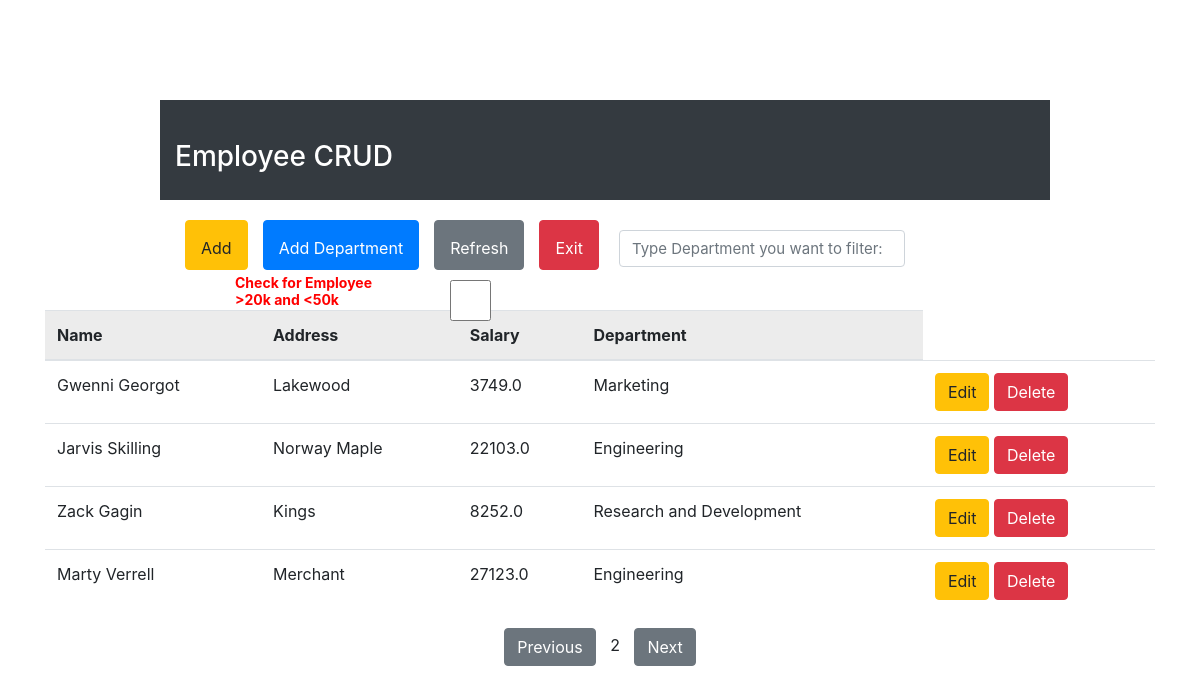
/emp/?page=2, run on the app's committed database.
### account/models.py (models this page shows, shortened)
class Employee(models.Model):
    class Meta:
        db_table = 'employee'
    emp_id = models.CharField(primary_key=True, unique=True, max_length=10)
    name = models.CharField("Name", max_length=240)
    emp_department = models.ForeignKey(Department, on_delete=models.CASCADE , related_name='department_name')
    salary = models.FloatField()
    address = models.TextField(max_length=20)
    DOJ = models.DateField("doj", auto_now_add=True)

class Department(models.Model):
    class Meta:
        db_table = "department"
    id = models.CharField(unique=True, primary_key=True, max_length=10)
    department = models.CharField(unique=True, max_length=50)

### account/views.py (the view, shortened to what this page needs)
# urls.py: path('emp/', views.saveEmp),
def saveEmp(request):
    data = Employee.objects.all()
    dept_obj = Department.objects.all()
    data = getPages(request, data,4)
    return render(request,'./account/emp_index.html',{ "data":data, "dept_obj":dept_obj})

### account/views.py (called while the page is built)
def getPages(request, OBJECT, pageNum):
    p = Paginator(OBJECT, pageNum)
    page_number = request.GET.get('page')
    try:
        page_obj = p.get_page(page_number)
    except PageNotAnInteger:
        page_obj = p.page(1)
    except EmptyPage:
        page_obj = p.page(p.num_pages)
    return page_obj

### account/templates/account/emp_index.html (shortened to what this page needs)
<!DOCTYPE html>
<html lang="en" dir="ltr">
<head>
  <link rel="stylesheet" href="https://cdn.jsdelivr.net/npm/bootstrap@4.3.1/dist/css/bootstrap.min.css">
</head>
<body>
  <div class="container">
    <div class="header">
      <div class="bg-dark">
        <h3 class="text text-white ml-1.5">Employee CRUD</h3>
      </div>
      <div class="Actions col">
        <h2 class="row">
          <button type="button" id="dataAdder" class="btn btn-warning">Add</button>
          <button type="button" id="dataAdderD" class="btn btn-primary">Add Department</button>
          <button type="button" class="btn btn-secondary" onClick="window.location.reload(true)">Refresh</button>
          <button type="button" class="btn btn-danger" onClick="window.location.href='/'">Exit</button>
          <span>
          <input type="text" class="search text-sm form-control" name="seachBy" id="DeptSearcher" placeholder="Type Department you want to filter: " onkeyup = "myFunctionSearch()">
          </span>
          <span id="cheker" class="row">
            <label for="Employee_5000" class="col-md-7">Check for Employee >20k and <50k </label>
            <input type="checkbox" id="Employee_5000" class="form-control col-md-4" name="employeeChecker" value="" onclick="getValueGT20k_LT_50k()">
          </span>
        </h2>
      </div>
    </div>
    <div class="content">
      <table class="table">
        <thead class="table-active">
          <tr>
            <th scope="col">Name</th>
            <th scope="col">Address</th>
            <th scope="col">Salary</th>
            <th scope="col">Department</th>
          </tr>
        </thead>
        <tbody>
          {% for df in data.object_list %}
          <tr class="EmployeeData">
            <td scope='row'>{{ df.name }}</td>
            <td>{{ df.address }}</td>
            <td class="EmpSalary">{{ df.salary }}</td>
            <td class="EmployeeDept">{{ df.emp_department.department }}</td>
            <td>
              <a href="/emp/edit/{{ df.emp_id }}/" class="btn btn-warning"><span class="glyphicon glyphicon-pencil" >Edit</span></a>
              <a href="/emp/delete/{{ df.emp_id }}/" class="btn btn-danger">Delete</a>
            </td>
          </tr>
          {% endfor %}
        </tbody>
      </table>
      <center>
        {%if data.has_previous %}
        <a href="?page={{data.previous_page_number}}" class="btn btn-secondary">Previous</a>
        {% endif %}
        <span style="padding:10px;">{{data.number}}</span>
        {%if data.has_next %}
        <a href="?page={{data.next_page_number}}" class="btn btn-secondary"> Next</a>
        {% endif %}
      </center>
    </div>
  </div>
</body>
</html>

### account/templates/account/emp_index.html (style rules this page uses)
.header { width: 75vw; margin: 0 auto; margin-top: 100px; }
.bg-dark { height: 100px; text-align: left; margin-left: 10px; }
.bg-dark h3 { padding: 40px; padding-left: 15px; }
.row button { padding: 15px; margin-left: 15px; height: 50px; }
.row input { margin-left: 20px; font-size: 15px; margin-top: 10px; }
#Employee_5000 { font-size: 18px; }
#cheker { margin-left: 50px; font-weight: bold; color: red; }
#cheker label { font-size: 14px; margin-top: 5px; }
.Actions { height: 110px; }
.Actions h2 { padding: 20px; }

### data on the page
Employee: name "Gwenni Georgot", address "Lakewood", salary "3749.0", emp_department.department "Marketing"
Employee: name "Jarvis Skilling", address "Norway Maple", salary "22103.0", emp_department.department "Engineering"
Employee: name "Zack Gagin", address "Kings", salary "8252.0", emp_department.department "Research and Development"
Employee: name "Marty Verrell", address "Merchant", salary "27123.0", emp_department.department "Engineering"

### other printed values
{{ data.number }} "2"
